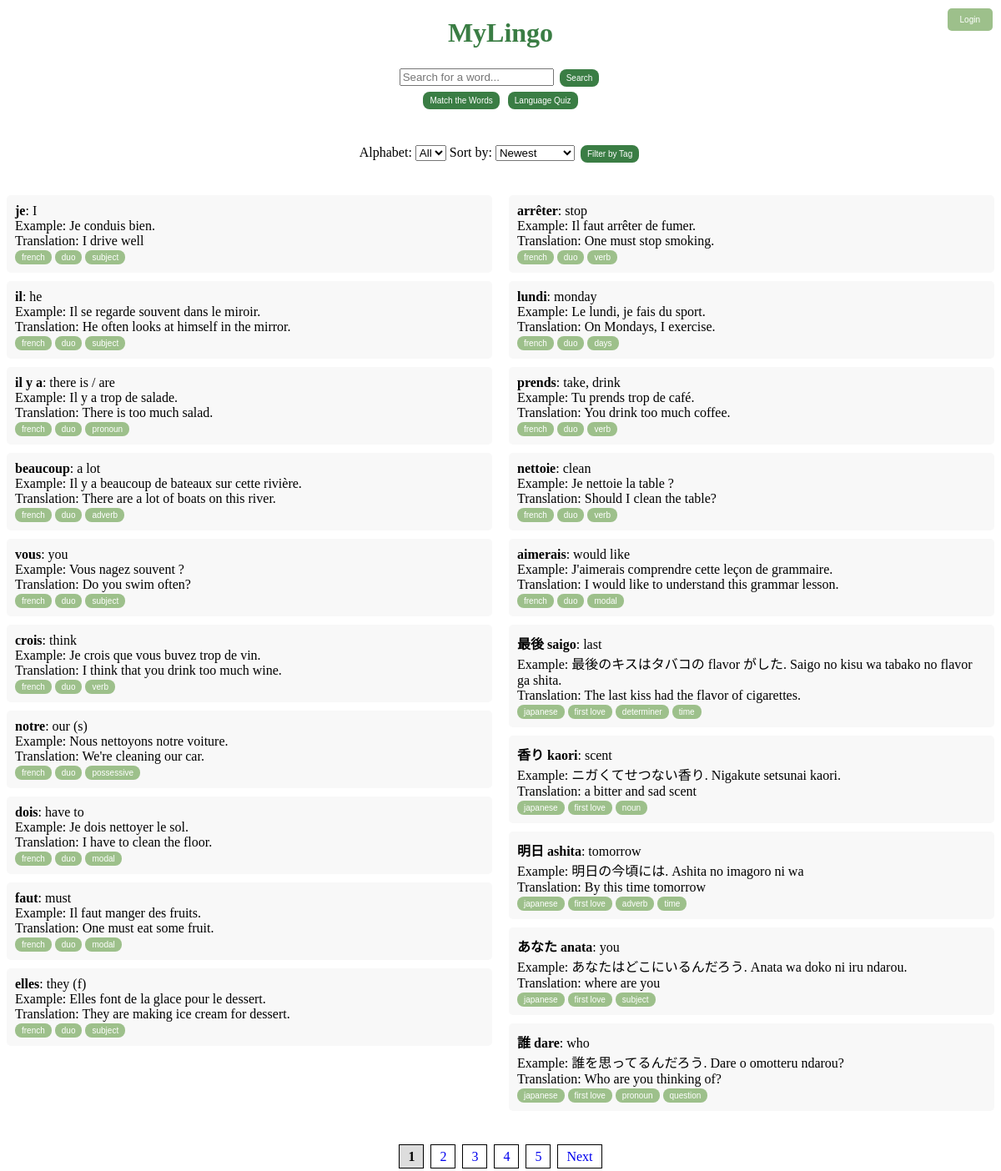
Screenshot of /search with the database file from the repository.
### tables this page shows
CREATE TABLE vocabulary (
                    id INTEGER PRIMARY KEY AUTOINCREMENT,
                    word TEXT NOT NULL,
                    meaning TEXT,
                    example TEXT,
                    translation TEXT,
                    tags TEXT);

### app.py (the view)
@app.route('/search')
def search_word():
    query = request.args.get('query', '')  # Search query
    page = request.args.get('page', 1, type=int)  # Page number (default to 1)
    alphabet = request.args.get('alphabet', '')
    tag = request.args.get('tag', '')
    sort = request.args.get('sort', 'newest')
    query_normalized = remove_accents(query.lower())
    conn = sqlite3.connect('database.db')
    conn.row_factory = sqlite3.Row  # ✅ Return dictionaries instead of tuples
    c = conn.cursor()
    c.execute("SELECT * FROM vocabulary")
    words = c.fetchall()
    conn.close()
    filtered_words = [
        word for word in words
        if query_normalized in remove_accents(word["word"].lower())
        or query_normalized in remove_accents(word["meaning"].lower())
    ]
    words = filtered_words  # Fetch words based on filters
    total_pages = (len(words) // 20) + (1 if len(words) % 20 > 0 else 0)  # Calculate pages
    return render_template('index.html', words=words, page=page, total_pages=total_pages, selected_alphabet=alphabet,
                           selected_tag=tag, selected_sort=sort)

### app.py (called while the page is built)
@app.route("/check_answer", methods=["POST"])
def remove_accents(input_str: object) -> object:
    if not isinstance(input_str, str):  # Ensure it's a string
        return ""  # Return empty string instead of None
    text = ''.join(
        c for c in unicodedata.normalize('NFKD', input_str)
        if unicodedata.category(c) != 'Mn'
    )
    text = re.sub(r'[^\w\s]', '', text)  # <-- Remove punctuation
    return text

### templates/index.html (shortened to what this page needs)
<!DOCTYPE html>
<html>
<head>
    <link rel="stylesheet" href="{{ url_for('static', filename='style.css') }}">
</head>
<body>
    <h1><a href="{{ url_for('index') }}" style="text-decoration: none; color: inherit;">MyLingo</a></h1>
    <div id="login-container">
        {% if current_user.is_authenticated %}
            <p>Welcome, {{ current_user.username }}!</p>
            <a href="{{ url_for('logout') }}"><button id="logout-btn">Logout</button></a>
        {% else %}
            <button id="login-button">Login</button>
        {% endif %}
    </div>
    <form action="/search" method="get">
        <input type="text" name="query" placeholder="Search for a word..." required>
        <button type="submit" class="main-btn">Search</button>
    </form>
    <div class="center-container">
        <a href="{{ url_for('game') }}">
            <button class="main-btn">Match the Words</button></a>
        <a href="{{ url_for('quiz') }}">
            <button class="main-btn">Language Quiz</button>
        </a>
    </div>
    <form method="GET" action="/" style="margin-bottom: 20px;">
        <label for="alphabet-filter">Alphabet:</label>
        <select name="alphabet" id="alphabet-filter" onchange="this.form.submit()">
            <option value="">All</option>
        </select>
        <label for="sort-filter">Sort by:</label>
        <select name="sort" id="sort-filter" onchange="this.form.submit()">
            <option value="newest" {% if selected_sort == "newest" %}selected{% endif %}>Newest</option>
        </select>
        <button class="main-btn" id="filterButton" type="button">Filter by Tag</button>
    </form>
    <div class="word-container">
        <ul class="word-list">
            {% for word in words[:10] %}
                <li class="word-item">
                    <strong>{{ word["word"] }}</strong>: {{ word["meaning"] }}
                    <br> Example: {{ word["example"] }}
                    <br> Translation: {{ word["translation"] }}
                    <br>
                    {% if word['tags'] %}
                        {% for tag in word['tags'].split(',') %}
                            <a href="?page=1&tag={{ tag.strip() }}&alphabet={{ selected_alphabet }}&sort={{ selected_sort }}">
                                <button class="tag-btn tag tag.selected">{{ tag.strip() }}</button></a>
                        {% endfor %}
                    {% endif %}
                </li>
            {% endfor %}
        </ul>
        <ul class="word-list">
            {% for word in words[10:20] %}
                <li class="word-item">
                    <strong>{{ word["word"] }}</strong>: {{ word["meaning"] }}
                    <br> Example: {{ word["example"] }}
                    <br> Translation: {{ word["translation"] }}
                    <br>
                    {% if word['tags'] %}
                        {% for tag in word['tags'].split(',') %}
                            <a href="/filter?tag={{ tag.strip() }}">
                                <button class="tag-btn tag tag.selected">{{ tag.strip() }}</button></a>
                        {% endfor %}
                    {% endif %}
                </li>
            {% endfor %}
        </ul>
    </div>
    <div class="pagination">
        {% for p in range(1, total_pages + 1) %}
            {% if p == page %}
                <a class="active">{{ p }}</a>
            {% else %}
                <a href="?page={{ p }}&alphabet={{ selected_alphabet }}&tag={{ selected_tag }}&sort={{ selected_sort }}">{{ p }}</a>
            {% endif %}
        {% endfor %}
        {% if page < total_pages %}
            <a href="?page={{ page+1 }}&alphabet={{ selected_alphabet }}&tag={{ selected_tag }}&sort={{ selected_sort }}">Next</a>
        {% endif %}
    </div>
</body>
</html>

### static/style.css (style rules this page uses)
h1 { text-align: center; color: #3A7D44 }
button { color: white; border: none; padding: 5px 8px; cursor: pointer; font-size: 10px; border-radius: 8px; }
#login-container { position: absolute; top: 10px; right: 10px; }
#login-button { background-color: #9DC08B; color: white; padding: 8px 15px; border: none; border-radius: 5px; cursor: pointer; }
.main-btn { background-color: #3A7D44; margin: 3px; }
.tag,.tag-btn,.edit-btn,.delete-btn { background-color: #9DC08B; padding: 3px 8px; }
form { text-align: center; }
.center-container { justify-content: center; align-items: center; flex-direction: row; text-align: center; width: 100%; height: 8vh; }
.word-container { display: flex; justify-content: space-between; gap: 20px; }
.word-list { width: 50%; list-style-type: none; padding: 0; }
.word-item { background: #f8f8f8; padding: 10px; margin-bottom: 10px; border-radius: 5px; }
.pagination { text-align: center; margin-top: 20px; }
.pagination a { padding: 5px 10px; margin: 2px; border: 1px solid #000; text-decoration: none; }
.pagination .active { font-weight: bold; background: #ddd; }

### rows the page displays
vocabulary: word "je", meaning "I", example "Je conduis bien.", translation "I drive well", strip "french" "duo" "subject"
vocabulary: word "il", meaning "he", example "Il se regarde souvent dans le miroir.", translation "He often looks at himself in the mirror.", strip "french" "duo" "subject"
vocabulary: word "il y a", meaning "there is / are", example "Il y a trop de salade.", translation "There is too much salad.", strip "french" "duo" "pronoun"
vocabulary: word "beaucoup", meaning "a lot", example "Il y a beaucoup de bateaux sur cette rivière.", translation "There are a lot of boats on this river.", strip "french" "duo" "adverb"
vocabulary: word "vous", meaning "you", example "Vous nagez souvent ?", translation "Do you swim often?", strip "french" "duo" "subject"
vocabulary: word "crois", meaning "think", example "Je crois que vous buvez trop de vin.", translation "I think that you drink too much wine.", strip "french" "duo" "verb"
vocabulary: word "notre", meaning "our (s)", example "Nous nettoyons notre voiture.", translation "We're cleaning our car.", strip "french" "duo" "possessive"
vocabulary: word "dois", meaning "have to", example "Je dois nettoyer le sol.", translation "I have to clean the floor.", strip "french" "duo" "modal"
vocabulary: word "faut", meaning "must", example "Il faut manger des fruits.", translation "One must eat some fruit.", strip "french" "duo" "modal"
vocabulary: word "elles", meaning "they (f)", example "Elles font de la glace pour le dessert.", translation "They are making ice cream for dessert.", strip "french" "duo" "subject"
vocabulary: word "arrêter", meaning "stop", example "Il faut arrêter de fumer.", translation "One must stop smoking.", strip "french" "duo" "verb"
vocabulary: word "lundi", meaning "monday", example "Le lundi, je fais du sport.", translation "On Mondays, I exercise.", strip "french" "duo" "days"
vocabulary: word "prends", meaning "take, drink", example "Tu prends trop de café.", translation "You drink too much coffee.", strip "french" "duo" "verb"
vocabulary: word "nettoie", meaning "clean", example "Je nettoie la table ?", translation "Should I clean the table?", strip "french" "duo" "verb"
vocabulary: word "aimerais", meaning "would like", example "J'aimerais comprendre cette leçon de grammaire.", translation "I would like to understand this grammar lesson.", strip "french" "duo" "modal"
vocabulary: word "最後 saigo", meaning "last", example "最後のキスはタバコの flavor がした. Saigo no kisu wa tabako no flavor ga shita.", translation "The last kiss had the flavor of cigarettes.", strip "japanese" "first love" "determiner" "time"
vocabulary: word "香り kaori", meaning "scent", example "ニガくてせつない香り. Nigakute setsunai kaori.", translation "a bitter and sad scent", strip "japanese" "first love" "noun"
vocabulary: word "明日 ashita", meaning "tomorrow", example "明日の今頃には. Ashita no imagoro ni wa", translation "By this time tomorrow", strip "japanese" "first love" "adverb" "time"
vocabulary: word "あなた anata", meaning "you", example "あなたはどこにいるんだろう. Anata wa doko ni iru ndarou.", translation "where are you", strip "japanese" "first love" "subject"
vocabulary: word "誰 dare", meaning "who", example "誰を思ってるんだろう. Dare o omotteru ndarou?", translation "Who are you thinking of?", strip "japanese" "first love" "pronoun" "question"

### other values shown
{{ p }} "1"
{{ p }} "2" "3" "4" "5"
